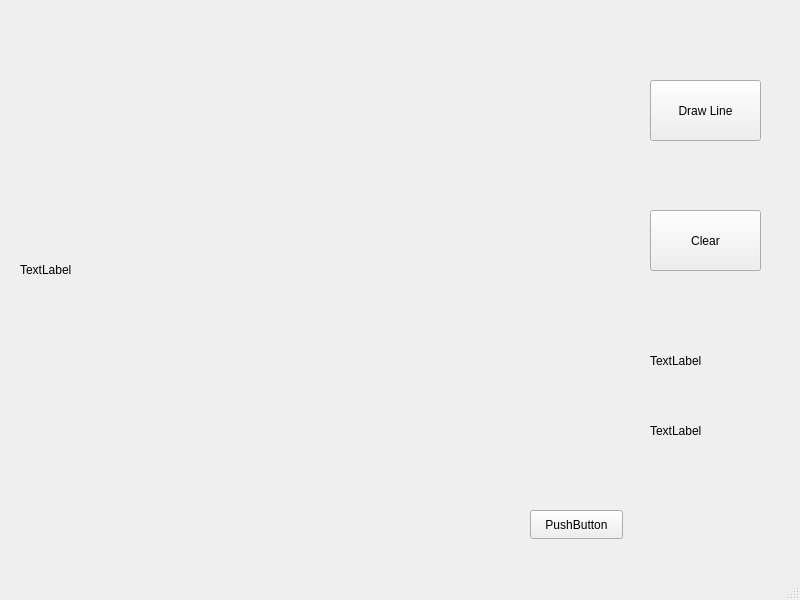
<?xml version="1.0" encoding="UTF-8"?>
<ui version="4.0">
 <class>MainWindow</class>
 <widget class="QMainWindow" name="MainWindow">
  <property name="geometry">
   <rect>
    <x>0</x>
    <y>0</y>
    <width>800</width>
    <height>600</height>
   </rect>
  </property>
  <property name="windowTitle">
   <string>MainWindow</string>
  </property>
  <widget class="QWidget" name="centralwidget">
   <widget class="my_label" name="frame">
    <property name="geometry">
     <rect>
      <x>20</x>
      <y>20</y>
      <width>500</width>
      <height>500</height>
     </rect>
    </property>
    <property name="text">
     <string>TextLabel</string>
    </property>
   </widget>
   <widget class="QLabel" name="mouse_movement">
    <property name="geometry">
     <rect>
      <x>650</x>
      <y>340</y>
      <width>101</width>
      <height>41</height>
     </rect>
    </property>
    <property name="text">
     <string>TextLabel</string>
    </property>
   </widget>
   <widget class="QLabel" name="mouse_pressed">
    <property name="geometry">
     <rect>
      <x>650</x>
      <y>410</y>
      <width>91</width>
      <height>41</height>
     </rect>
    </property>
    <property name="text">
     <string>TextLabel</string>
    </property>
   </widget>
   <widget class="QPushButton" name="draw_line">
    <property name="geometry">
     <rect>
      <x>650</x>
      <y>80</y>
      <width>111</width>
      <height>61</height>
     </rect>
    </property>
    <property name="text">
     <string>Draw Line</string>
    </property>
   </widget>
   <widget class="QPushButton" name="clear">
    <property name="geometry">
     <rect>
      <x>650</x>
      <y>210</y>
      <width>111</width>
      <height>61</height>
     </rect>
    </property>
    <property name="text">
     <string>Clear</string>
    </property>
   </widget>
   <widget class="QPushButton" name="pushButton">
    <property name="geometry">
     <rect>
      <x>530</x>
      <y>510</y>
      <width>93</width>
      <height>29</height>
     </rect>
    </property>
    <property name="text">
     <string>PushButton</string>
    </property>
   </widget>
  </widget>
  <widget class="QMenuBar" name="menubar">
   <property name="geometry">
    <rect>
     <x>0</x>
     <y>0</y>
     <width>800</width>
     <height>26</height>
    </rect>
   </property>
  </widget>
  <widget class="QStatusBar" name="statusbar"/>
 </widget>
 <customwidgets>
  <customwidget>
   <class>my_label</class>
   <extends>QLabel</extends>
   <header location="global">my_label.h</header>
  </customwidget>
 </customwidgets>
 <resources/>
 <connections/>
</ui>
